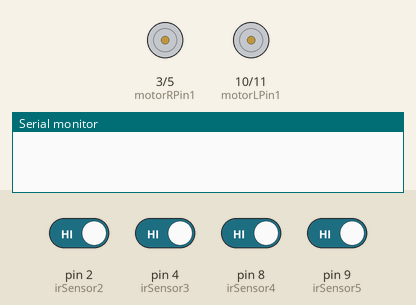
A sketch run on a simulated Arduino Uno, built with avr-gcc and run on an emulated ATmega328P. On the bench: motor-driver pin pairs drawn as motors (green arrow = first pin HIGH = forward, orange = second pin HIGH = backward, longer = more drive), the last lines printed to the serial monitor. The test bench sets the inputs (shaded band); at power-on: pin 2 (irSensor2), pin 4 (irSensor3), pin 8 (irSensor4), pin 9 (irSensor5) HIGH.

Above: at 1.2 s.
1.3 s: pin 2 (irSensor2) driven LOW
At 1.6 s:
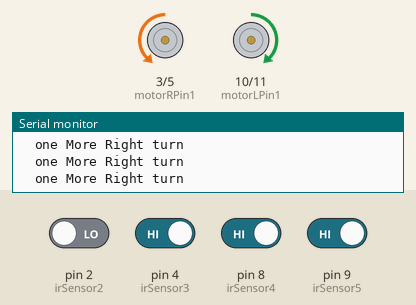
2.8 s: pin 4 (irSensor3) driven LOW
4.7 s: pin 2 (irSensor2) driven HIGH
6.6 s: pin 8 (irSensor4) driven LOW
At 7.7 s:
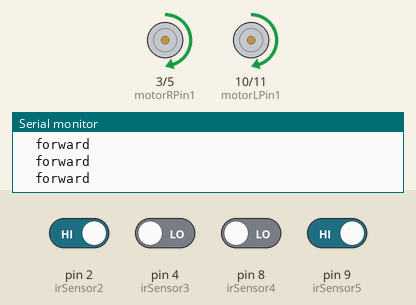
8.1 s: pin 4 (irSensor3) driven HIGH
At 8.6 s:
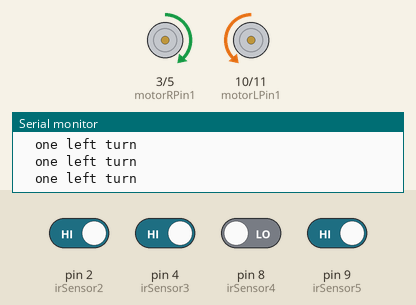
9.6 s: pin 9 (irSensor5) driven LOW
Timing chart, 0 to 12.5 s (numbered marks = the images above; inputs shaded):
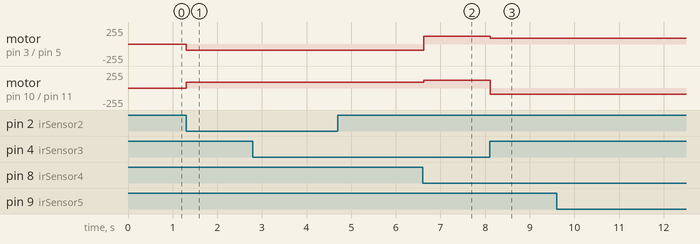

The sketch:

code5_4sensor.ino
```cpp
//Pins specified for right motor
const int motorRPin1=3;
const int motorRPin2=5;


//Pins specified for left motor
const int motorLPin1=10;
const int motorLPin2=11;


//Pins specified for 8 channel ir sensor array
//const int irSensor0=2;
//const int irSensor1=4;
const int irSensor2=2;
const int irSensor3=4;
const int irSensor4=8;
const int irSensor5=9;
//const int irSensor6=9;
//const int irSensor7=15;


void go();
void stopme();
//void extremeLeft();
//void extremeRight();
void slightLeft();
void slightRight();
//void slightMoreLeft();
//void slightMoreRight();
//void slightlyMoreLeft();
//void slightlyMoreRight();
void oneLeft();
//void oneMoreLeft();
void oneRight();
//void oneMoreRight();
void oneMoreLeft();
void oneMoreRight();

//Setup for line following robot
void setup() {

//for serial monitor
  Serial.begin(9600);

//for pinMode for right motor
  pinMode(motorRPin1, OUTPUT);
  pinMode(motorRPin2, OUTPUT);


//for pinMode for left motor
  pinMode(motorLPin1, OUTPUT);
  pinMode(motorLPin2, OUTPUT);


//for pinMode for 8 channel ir sensor array
  //pinMode(irSensor0, INPUT);
  //pinMode(irSensor1, INPUT);
  pinMode(irSensor2, INPUT);
  pinMode(irSensor3, INPUT);
  pinMode(irSensor4, INPUT);
  pinMode(irSensor5, INPUT);
  //pinMode(irSensor6, INPUT);
  //pinMode(irSensor7, INPUT);

}


//loop for line following robot using if-else
void loop() {


  //int val0=digitalRead(irSensor0);
  //int val1=digitalRead(irSensor1);
  int val2=digitalRead(irSensor2);
  int val3=digitalRead(irSensor3);
  int val4=digitalRead(irSensor4);
  int val5=digitalRead(irSensor5);
  //int val6=digitalRead(irSensor6);
  //int val7=digitalRead(irSensor7);


  if(val3==0 && val4==0 && val2==1 && val5==1) {
    go();
  }
  else if(val2==0 && val3==0 && val4==0 && val5==0) {
    stopme();
  }
  /*else if((val0==0 || val1==0 || val2==0 || val3==0 || val4==0) && (val5==1 || val6==1 || val7==1)) {
    extremeLeft();
  }
  else if((val3==0 || val4==0 || val5==0 || val6==0 || val7==0) && (val0==1 || val1==1 || val2==1)) {
    extremeRight();
  }*/
  else if(val4==0 && val5==0 && val2==1 && val3==1) {
    slightLeft();
  }
  else if(val2==0 && val3==0 && val4==1 && val5==1) {
    slightRight();
  }
  /*else if((val1==0 || val2==0) && (val0==1 || val3==1 || val4==1 || val5==1 || val6==1 || val7==1)) {
    //slightMoreLeft();
  //}
  //else if((val5==0 || val6==0) && (val0==1 || val1==1 || val2==1 || val3==1 || val4==1 || val7==1)) {
    //slightMoreRight();
  //}
  else if((val0==0 || val1==0) && (val2==1 || val3==1 || val4==1 || val5==1 || val6==1 || val7==1)) {
    slightlyMoreLeft();
  }
  else if((val6==0 || val7==0) && (val0==1 || val1==1 || val2==1 || val3==1 || val4==1 || val5==1)) {
    slightlyMoreRight();
  }*/
  else if(val4==0 && val2==1 && val3==1 && val5==1) {
    oneLeft();
  }
  else if(val3==0 && val2==1 && val4==1 && val5==1) {
    oneRight();
  }
  /*else if((val1==0) && (val0==1 || val2==1 || val3==1 || val4==1 || val5==1 || val6==1 || val7==1)) {
    oneMoreLeft();
  }
  else if((val6==0) && (val0==1 || val1==1 || val2==1 || val3==1 || val4==1 || val5==1 || val7==1)) {
    oneMoreRight();
  }*/
  else if(val5==0 && val2==1 && val3==1 && val4==1) {
    oneMoreLeft();
  }
  else if(val2==0 && val3==1 && val4==1 && val5==1) {
    oneMoreRight();
  }
}
/*void extremeRight() {

  Serial.println("\tright turn");

  analogWrite(motorRPin1, 0);
  analogWrite(motorRPin2, 25);

  analogWrite(motorLPin1, 50);
  analogWrite(motorLPin2, 0);
}


void extremeLeft() {

  Serial.println("\tleft turn");

  analogWrite(motorRPin1, 50);
  analogWrite(motorRPin2, 0);

  analogWrite(motorLPin1, 0);
  analogWrite(motorLPin2, 25);
}*/

void slightRight() {

  Serial.println("\tslight right turn");

  analogWrite(motorRPin1, 0);
  analogWrite(motorRPin2, 90);

  analogWrite(motorLPin1, 90);
  analogWrite(motorLPin2, 0);
}

void slightLeft() {

  Serial.println("\tslight left turn");

  analogWrite(motorRPin1, 90);
  analogWrite(motorRPin2, 0);

  analogWrite(motorLPin1, 0);
  analogWrite(motorLPin2, 90);
}

void oneLeft() {
  Serial.println("\tone left turn");

  analogWrite(motorRPin1, 90);
  analogWrite(motorRPin2, 0);

  analogWrite(motorLPin1, 0);
  analogWrite(motorLPin2, 90);
}

void oneRight() {

  Serial.println("\tone right turn");

  analogWrite(motorRPin1, 0);
  analogWrite(motorRPin2, 90);

  analogWrite(motorLPin1, 90);
  analogWrite(motorLPin2, 0);
}

/*void slightMoreRight() {

  Serial.println("\tslight more right turn");

  analogWrite(motorRPin1, 0);
  analogWrite(motorRPin2, 50);

  analogWrite(motorLPin1, 50);
  analogWrite(motorLPin2, 0);
}

void slightMoreLeft() {

  Serial.println("\tslight more left turn");

  analogWrite(motorRPin1, 50);
  analogWrite(motorRPin2, 0);

  analogWrite(motorLPin1, 0);
  analogWrite(motorLPin2, 50);
}

void slightlyMoreRight() {

  Serial.println("\tslightly more right turn");

  analogWrite(motorRPin1, 0);
  analogWrite(motorRPin2, 50);

  analogWrite(motorLPin1, 50);
  analogWrite(motorLPin2, 0);
}

void slightlyMoreLeft() {

  Serial.println("\tslightly more left turn");

  analogWrite(motorRPin1, 50);
  analogWrite(motorRPin2, 0);

  analogWrite(motorLPin1, 0);
  analogWrite(motorLPin2, 50);
}*/

void oneMoreLeft() {
  Serial.println("\tone More Left turn");

  analogWrite(motorRPin1, 90);
  analogWrite(motorRPin2, 0);

  analogWrite(motorLPin1, 0);
  analogWrite(motorLPin2, 90);
}

void oneMoreRight() {

  Serial.println("\tone More Right turn");

  analogWrite(motorRPin1, 0);
  analogWrite(motorRPin2, 90);

  analogWrite(motorLPin1, 90);
  analogWrite(motorLPin2, 0);
}

void go() {

  Serial.println("\tforward ");

  analogWrite(motorRPin1, 120);
  analogWrite(motorRPin2, 0);

  analogWrite(motorLPin1, 120);
  analogWrite(motorLPin2, 0);
}

void stopme() {

  Serial.println("\tstop");

  analogWrite(motorRPin1, 0);
  analogWrite(motorRPin2, 0);

  analogWrite(motorLPin1, 0);
  analogWrite(motorLPin2, 0);
}
```

Measured:
- after the input at 1.3 s, motor on pin 3 (motorRPin1) / pin 5 (motorRPin2): stopped → backward 90/255 at once; motor on pin 10 (motorLPin1) / pin 11 (motorLPin2): stopped → forward 90/255 at once
- after the input at 6.6 s, motor on pin 3 (motorRPin1) / pin 5 (motorRPin2): backward 90/255 → forward 120/255 at once; motor on pin 10 (motorLPin1) / pin 11 (motorLPin2): forward 90/255 → forward 120/255 at once
- after the input at 8.1 s, motor on pin 3 (motorRPin1) / pin 5 (motorRPin2): forward 120/255 → forward 90/255 at once; motor on pin 10 (motorLPin1) / pin 11 (motorLPin2): forward 120/255 → backward 90/255 at once
